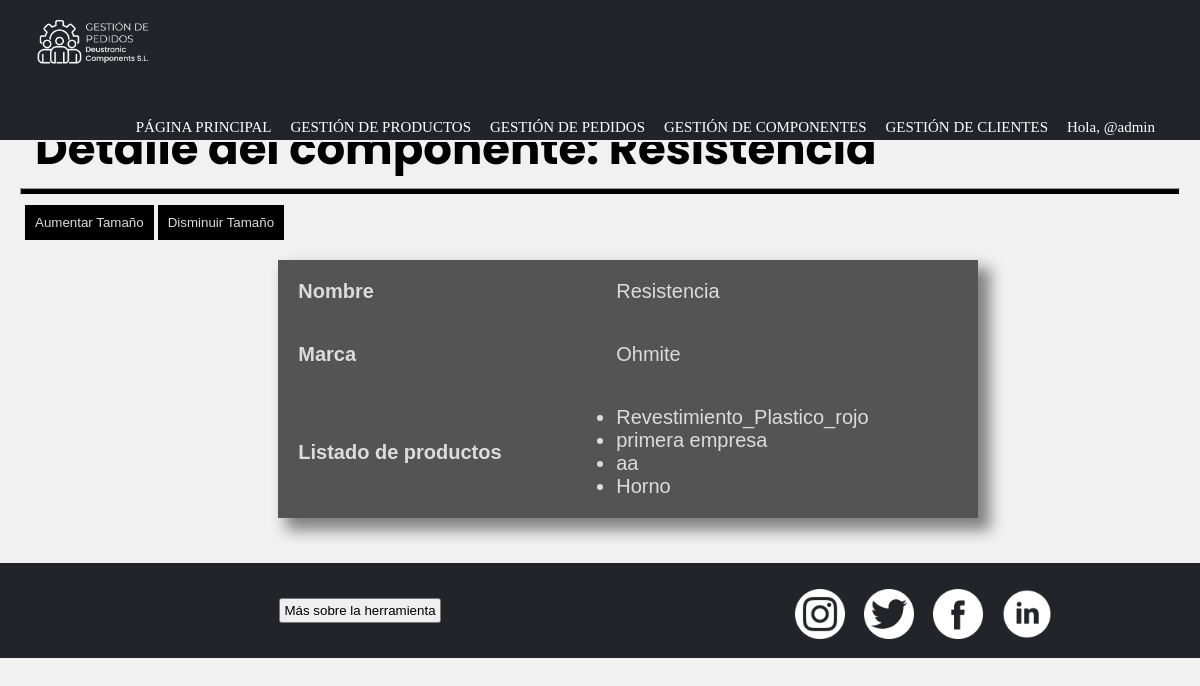
Before: /gestionDePedidos/detalleComponente/3/ (signed in) with the older database file.
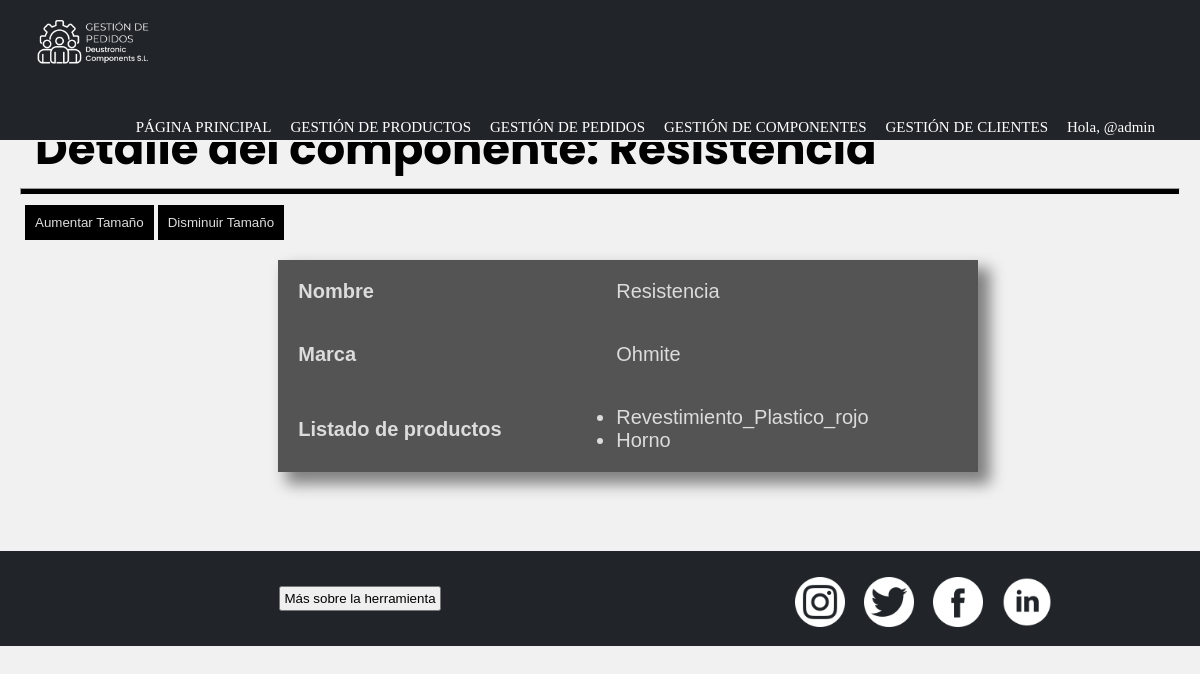
After: the same page with the newer database file.
### appGestionDePedidos/models.py (models this page shows, shortened)
class Componente(models.Model):
    nombre = models.CharField(max_length=50)
    marca = models.CharField(max_length=50)

class Consta(models.Model):
    producto = models.ForeignKey(Producto, on_delete=models.CASCADE)
    componente = models.ForeignKey(Componente, on_delete=models.CASCADE)

class Producto(models.Model):
    precio = models.IntegerField()
    nombre = models.CharField(max_length=50)
    descripcion = models.TextField(max_length=50)
    categoria = models.CharField(max_length=50)
    componentes = models.ManyToManyField(Componente, through = 'Consta') #esto nos crea la tabla intermedia de la n-m invisible producto-componente
    def __str__(self):
        return self.nombre

### appGestionDePedidos/views.py (the view)
# urls.py: path('detalleComponente/<int:pk>/', ComponenteDetailView.as_view(), name = 'detalleComponente'),
class ComponenteDetailView(PermissionRequiredMixin, DetailView):
        permission_required = 'appGestionDePedidos.view_componente'
        model = Componente
        template_name = 'detalleComponente.html'
        context_object_name = 'detalle_componente'

### appGestionDePedidos/templates/detalleComponente.html (shortened to what this page needs)
{% extends "base.html" %}
{% load static %}
{% block content %}
    <header>
        <h2 class="pagSecundarias">Detalle del componente: {{detalle_componente.nombre}}</h2>
        <hr>
    </header>
    <div id="botones">
        <button id="aumentarTamaño">Aumentar Tamaño</button>
        <button id="disminuirTamaño">Disminuir Tamaño</button>
    </div>
    <div class="detalle">
        <table id="texto">
            <tr>
                <th>Nombre</th>
                <td>{{ detalle_componente.nombre }}</td>
            </tr>
            <tr>
                <th>Marca</th>
                <td>{{ detalle_componente.marca }}</td>
            </tr>
            <tr>
                <th>Listado de productos</th>
                <td>
                    {% if detalle_componente.consta_set.all %}
                        <ul>
                            {% for productos in detalle_componente.consta_set.all %}
                                <li>{{productos.producto}}</li>
                            {% endfor %}
                        </ul>
                    {% else %}
                        <h4>No se han asignado productos para este componente</h4>
                        {% if perms.appGestionDePedidos.add_consta %}
                            <p>Para asignar un producto haga click <a href="{% url 'anyadirComponenteProducto' %}">aquí</a></p>
                        {% endif %}
                    {% endif %}
                </td>
            </tr>
        </table>
    </div>
{% endblock %}

### appGestionDePedidos/templates/base.html (shortened to what this page needs)
<!DOCTYPE html>
{% load static %}
<html lang="es">
<head>
    <link rel="stylesheet" href="{% static 'CSS/style.css' %}?{% now 'U' %}">
</head>
<body>
    <header>
        <div class="nav-fijado">
            <nav class="menu">
                <img src="{% static 'IMG/logo_nav.png' %}" alt="Logo" width="150px">
                <ul>
                    <li><a href="{% url 'pagPrincipal' %}">PÁGINA PRINCIPAL</a></li>
                    <li><a href="">GESTIÓN DE PRODUCTOS</a>
                    </li>
                    <li><a href="">GESTIÓN DE PEDIDOS</a>
                    </li>
                    <li><a href="">GESTIÓN DE COMPONENTES</a>
                    </li>
                    <li><a href="">GESTIÓN DE CLIENTES</a>
                    </li>
                    {% if user.is_authenticated %}
                        <li>
                            <p>Hola, @{{ user.username }}</p>
                        </li>
                    {% else %}
                        <li>
                            <a href="{% url 'login' %}" title="Iniciar sesión"><img src="{% static 'IMG/iniciar_sesion.png' %}" width="25px" height="25px"></a>
                        </li>
                    {% endif %}
                </ul>
            </nav>
        </div>
    </header>
    <main>
        {% block content %}{% endblock %}
    </main>
    <footer class="pie">
        <div id="saberMas">
            <button id="masInfo">Más sobre la herramienta</button>
        </div>
        <div id="redes">
            <a href="https://www.instagram.com/?hl=es" title="Instagram"><img src="{% static 'IMG/instagram.png' %}" alt="Intagram" width="50px" height="50px"></a>
            <a href="https://twitter.com/?lang=es" title="Twitter"><img src="{% static 'IMG/twitter.png' %}"alt="Twitter" width="50px" height="50px"></a>
            <a href="https://es-es.facebook.com/" title="Facebook"><img src="{% static 'IMG/facebook.png' %}" alt="Facebook" width="50px" height="50px"></a>
            <a href="https://es.linkedin.com/" title="LinkedIn"><img src="{% static 'IMG/linkedin.png' %}" alt="LinkedIn" width="50px" height="50px"></a>
        </div>
    </footer>
</body>
</html>

### appGestionDePedidos/static/CSS/style.css (style rules this page uses)
* { padding: 0; margin: 0; }
.nav-fijado { width: 100%; position: fixed; z-index: 1; border-bottom: 2px solid rgb(241, 241, 241); background-color: rgb(33, 37, 41); }
.menu { margin-left: auto; margin-right: auto; font-family: "calibri"; width: 100%; }
.menu img { float: left; padding-top: 0px; padding-left: 15px; padding-bottom: 0px; }
.menu ul { margin: auto; list-style: none; padding-right: 30px; float: right; }
.menu li { display: inline-block; }
.menu li a { text-decoration: none; color: white; font-size: 15px; padding-top: 30px; padding-right: 15px; transition: color 0.4s; display: table-cell; vertical-align: middle; }
.menu li p { text-decoration: none; color: white; font-size: 15px; padding-top: 35px; padding-right: 15px; display: table-cell; vertical-align: middle; }
.pie { background-color: rgb(33, 37, 41); min-height: 95px; height: 100%; width: 100%; bottom: 0; clear: right; clear: left; display: flex; align-items: center; }
.pie #redes { margin-left: 60px; }
.pie #saberMas { text-align: center; width: 700px; padding: 10px; font-family: "poppins", Arial, Helvetica, sans-serif; font-size: 15px; color: gainsboro; }
.pie #saberMas button { padding: 3px; }
.pie img { margin-top: 10px; margin-left: 15px; }
body { height: 100%; background-color: rgb(241, 241, 241); }
main { min-height: 521px; height: 100%; padding: 15px; }
main h2 { padding: 20px; font-family: "poppins", Arial, Helvetica, sans-serif; font-size: 45px; color: black; }
.pagSecundarias { padding-top: 100px; }
hr { margin: auto; margin-top: -15px; height: 5px; width: 99%; background-color: black; }
#botones { margin: 10px; }
#botones button { padding: 10px; border: 0px; background-color: black; color: gainsboro; transition: background-color 1s; }
.detalle { padding: 30px; padding-top: 10px; width: 55%; margin: auto; }
.detalle table { border-collapse: collapse; border-spacing: 0; box-shadow: 10px 10px 14px 2px rgba(0,0,0,0.47); font-family: "calibri", Verdana, Geneva, Tahoma, sans-serif; font-size: 20px; color: gainsboro; width: 700px; text-align: left; background-color: rgba(0, 0, 0, 0.65); }
.detalle tr { transition: background-color 1s; }
.detalle th, td { padding: 20px; }

Changed rows visible on the page:
removed Consta: producto "primera empresa"
removed Consta: producto "aa"
